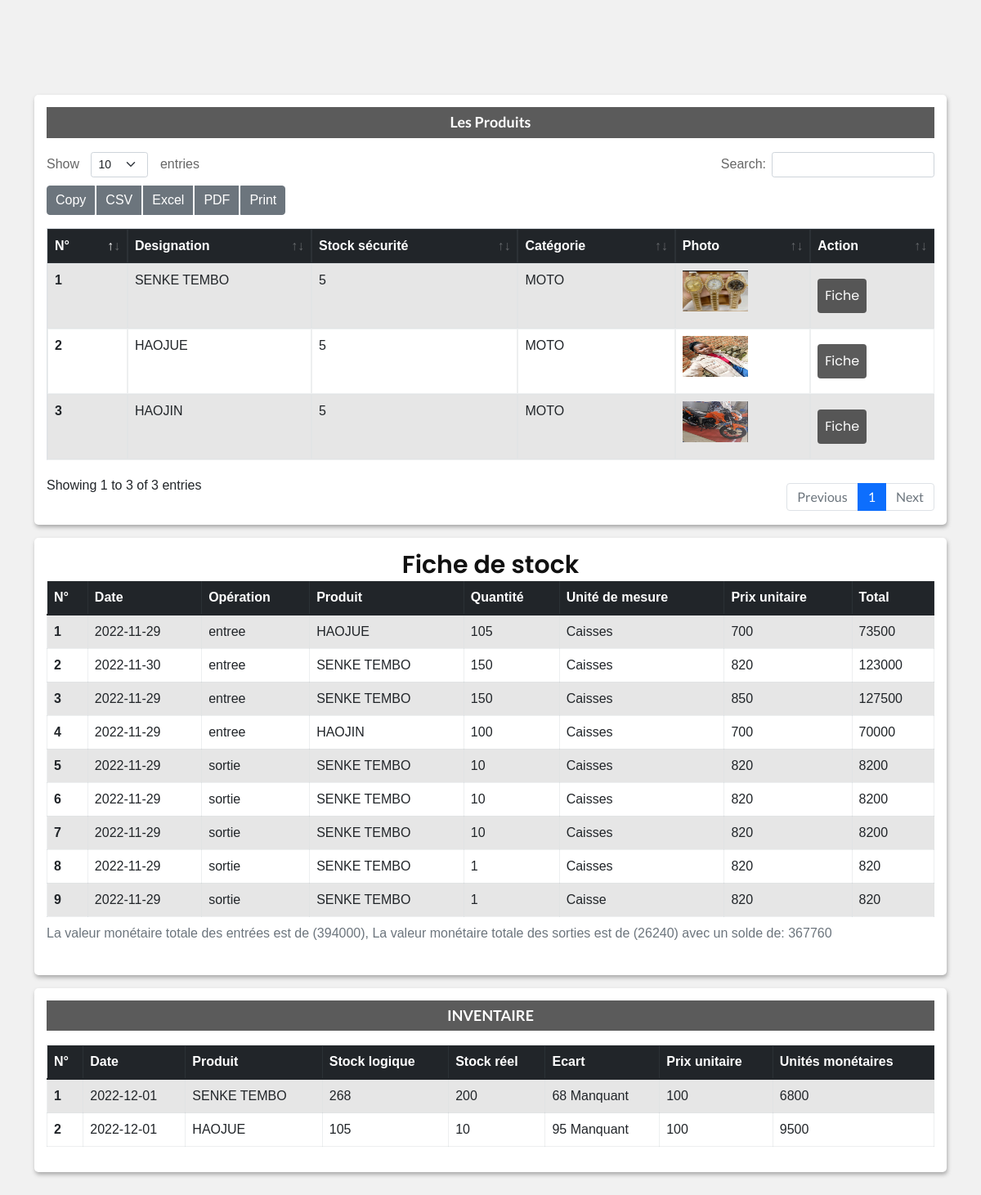
/comptable.php (signed in), run on the app's committed database.
### tables this page shows
CREATE TABLE IF NOT EXISTS `produit` (
  `id` int(11) NOT NULL AUTO_INCREMENT,
  `designation` text NOT NULL,
  `stockSecurite` float NOT NULL,
  `image` text NOT NULL,
  `idcategorie` int(11) NOT NULL,
  PRIMARY KEY (`id`)
);

CREATE TABLE IF NOT EXISTS `categorie` (
  `id` int(11) NOT NULL AUTO_INCREMENT,
  `categorie` text NOT NULL,
  PRIMARY KEY (`id`)
);

CREATE TABLE IF NOT EXISTS `inventaire` (
  `id` int(11) NOT NULL AUTO_INCREMENT,
  `produit` int(11) NOT NULL,
  `dates` date NOT NULL,
  `stockLogique` float NOT NULL,
  `stockReel` float NOT NULL,
  `ecart` float NOT NULL,
  `prix` int(11) NOT NULL,
  PRIMARY KEY (`id`)
);

### comptable.php (the view, shortened to what this page needs)
<?php
    include 'connexion.php';
 ?>
<!doctype html>
<html class="no-js" lang="en">
<head>
     <?php
        include "lient.php";
      ?>
    <?php
    include 'style.php';
    ?>
</head>
<body style="background: #F1F1F1;">
<?php
include "navBar.php";
 ?>
   <div class="container">
 <div class="row">
             <div class="col-lg-12 mt-3 mb-3">
                <div class="data_table">
                   <div class="text-center">
                    <h4 class="header-title text-white text-center bg-noir p-2">Les produits</h4>
                </div>
                 <div class="table-responsive">
                    <table id="example" class="table table-striped table-bordered">
                        <thead class="table-dark">
                            <tr class="text-white">
                                    <th scope="col">N°</th>
                                    <th scope="col">Designation</th>
                                    <th scope="col">Stock sécurité</th>
                                    <th scope="col">Catégorie</th>
                                     <th scope="col">Photo</th>
                                     <th scope="col">Action</th>
                                </tr>
                        </thead>
                        <tbody>
                         <?php
                               $affichercat= $bdd->query("SELECT produit.id, produit.designation, produit.stockSecurite, produit.image,categorie.categorie  FROM produit , categorie WHERE produit.idcategorie=categorie.id ");
                                $num=0;
                                while($tab=$affichercat->fetch())
                                {
                                    $num+=1;
                                    ?>
                                        <tr>
                                            <th scope="row"><?=$num;?></th>
                                            <td><?=$tab[1];?></td>
                                            <td><?=$tab[2];?></td>
                                            <td><?=$tab[4];?></td>
                                            <td><a href="detailProduit.php?id=<?=$tab[0];?>"><img style="width: 80px; height: 50px;" src="photos/<?=$tab[3];?>"></a></td>
                                            <td>
                                                <a class="btn p-2 bg-noir text-white" href="fiche.php?id=<?=$tab[0]; ?>&&produit=<?=$tab[1]; ?>">Fiche</a>
                                            </td>
                                        </tr>
                                         <?php
                                }
                         ?>
                        </tbody>
                    </table>
                </div>
                </div>
            </div>
        </div>
<div class="row">
            <div class="col-12">
                <div class="data_table">
                <div class="table-responsive">
                    <table id="example" class="table table-striped table-bordered">
                      <caption>
                      </caption>
                    <h4 class=" text-center "> Fiche de stock</h4>
                        <thead class="table-dark">
                            <tr>
                            <th scope="col">N°</th>
                                    <th scope="col">Date</th>
                                    <th scope="col">Opération</th>
                                    <th scope="col">Produit</th>
                                    <th scope="col">Quantité</th>
                                    <th scope="col">Unité de mesure</th>
                                    <th scope="col">Prix unitaire</th>
                                    <th scope="col">Total</th>
                            </tr>
                        </thead>
                        <tbody>
                        <?php
                               $affichercat5= $bdd->query("SELECT entrees.*, (entrees.quantite*entrees.prix), produit.designation,'entree' FROM `entrees`, produit WHERE produit.id=entrees.idProduit
                              UNION SELECT sorties.*, (sorties.quantite*sorties.prix), produit.designation, 'sortie' FROM sorties, produit  WHERE produit.id=sorties.idProduit ");
                                $num=0;
                                while($tab=$affichercat5->fetch())
                                {
                                    $num+=1;
                                    ?>
                                        <tr>
                                            <th scope="row"><?=$num;?></th>
                                             <td><?=$tab[1];?></td>
                                            <td><?=$tab[8];?></td>
                                            <td><?=$tab[7];?></td>
                                            <td><?=$tab[3];?></td>
                                            <td><?=$tab[5];?></td>
                                            <td><?=$tab[4];?></td>
                                            <td><?=$tab[6];?></td>
                                        </tr>
                                         <?php
                                }
                         ?>
                        </tbody>
                    </table>
                </div>
                </div>
            </div>
        </div>
        <div class="row">
             <div class="col-lg-12 mt-3">
                <div class="data_table">
                   <div class="text-center">
                    <h4 class="header-title text-white text-center bg-noir p-2">INVENTAIRE</h4>
                </div>
                 <div class="table-responsive">
                    <table id="example" class="table table-striped table-bordered">
                        <thead class="table-dark">
                            <tr>
                            <th scope="col">N°</th>
                            <th scope="col">Date</th>
                            <th scope="col">Produit</th>
                                    <th scope="col">Stock logique </th>
                                    <th scope="col">Stock réel</th>
                                    <th scope="col">Ecart</th>
                                    <th scope="col">Prix unitaire</th>
                                    <th scope="col">Unités monétaires</th>
                            </tr>
                        </thead>
                        <tbody>
                         <?php
                               $afficherI= $bdd->query("SELECT `inventaire`.`id`, `inventaire`.`produit`, `inventaire`.`dates`, `inventaire`.`stockLogique`, `inventaire`.`stockReel`, `inventaire`.`ecart`, `inventaire`.`prix`,produit.designation,(`ecart`*prix) FROM `inventaire`,produit WHERE produit.id=inventaire.produit ");
                                $num=0;
                                while($tab=$afficherI->fetch())
                                {
                                    $num+=1;
                                    ?>
                                        <tr>
                                            <th scope="row"><?=$num;?></th>
                                             <td><?=$tab[2];?></td>
                                            <td><?=$tab[7];?></td>
                                             <td><?=$tab[3];?></td>
                                             <td><?=$tab[4];?></td>
                                            <td><?php
                                             if ($tab[5]>0) {
                                                echo $tab[5]." Manquant";
                                            }
                                            ?>
                                            </td>
                                            <td><?=$tab[6];?></td>
                                            <td><?=$tab[8];?></td>
                                        </tr>
                                         <?php
                                }
                         ?>
                        </tbody>
                    </table>
                </div>
                </div>
            </div>
        </div>
</div>
</body>
</html>

### lient.php (shortened to what this page needs)
<link rel="stylesheet" href="assets/css/bootstrap.min.css">
<link rel="stylesheet" href="assets/css/font-awesome.min.css">
<link rel="stylesheet" href="assets/css/themify-icons.css">
<link rel="stylesheet" href="assets/css/metisMenu.css">
<link rel="stylesheet" href="assets/css/owl.carousel.min.css">
<link rel="stylesheet" href="assets/css/slicknav.min.css">
<link rel="stylesheet" href="https://www.amcharts.com/lib/3/plugins/export/export.css" type="text/css" media="all" />
<link rel="stylesheet" href="assets/css/typography.css">
<link rel="stylesheet" href="assets/css/default-css.css">
<link rel="stylesheet" href="assets/css/styles.css">
<link rel="stylesheet" href="assets/css/responsive.css">
<link href="assets/dist/css/bootstrap.min.css" rel="stylesheet">
<link rel="stylesheet" type="text/css" href="style.css">

### style.php (shortened to what this page needs)
<link rel="stylesheet" href="assetsb/css/bootstrap.min.css">
<link rel="stylesheet" href="assetsb/css/datatables.min.css">
<link rel="stylesheet" href="assetsb/css/style.css">

### navBar.php (shortened to what this page needs)
<link rel="stylesheet" type="text/css" href="style.css">

### assets/css/typography.css (style rules this page uses)
body { font-size: 14px; font-family: 'Lato', sans-serif; }
h1, h2, h3, h4, h5, h6 { margin: 0; font-family: 'Poppins', sans-serif; }
a, a:visited { text-decoration: none; transition: all 0.3s ease-in-out; -webkit-transition: all 0.3s ease-in-out; -moz-transition: all 0.3s ease-in-out; -o-transition: all 0.3s ease-in-out; outline: 0; font-family: 'Poppins', sans-serif; }

### assets/css/default-css.css (style rules this page uses)
* { margin: 0; padding: 0; box-sizing: border-box; }
*, *:before, *:after { -moz-box-sizing: border-box; -webkit-box-sizing: border-box; box-sizing: border-box; }
html { -webkit-font-smoothing: antialiased; }
body { background: #fff; font-weight: normal; -webkit-font-smoothing: antialiased; -webkit-text-size-adjust: 100%; }
img { max-width: 100%; height: auto; }
:root { --primary-color: #4336FB; }

### assets/css/styles.css (style rules this page uses)
.header-title { font-family: 'Lato', sans-serif; font-size: 18px; font-weight: 600; letter-spacing: 0; color: #333; text-transform: capitalize; margin-bottom: 17px; }
.btn { padding: 11px 17px; font-size: 13px; letter-spacing: 0; }
table tr th { border-bottom: none; }
table tr th, table tr td { border-top: 1px solid rgba(120, 130, 140, 0.13) !important; }
.table-bordered td, .table-bordered th { border: 1px solid rgba(120, 130, 140, 0.13) !important; }
table.dataTable.no-footer { border-bottom: 1px solid rgba(120, 130, 140, 0.13) !important; }
table.dataTable thead th, table.dataTable thead td { border-bottom-color: transparent; }

### style.css (style rules this page uses)
.bg-noir { background-color: #333; opacity: 0.8; }

### assetsb/css/style.css (style rules this page uses)
* { margin: 0; padding: 0; outline: 0; }
html { scroll-behavior: smooth; }
body { background: #eee; font-family: 'Raleway', sans-serif; font-family: 'Roboto', sans-serif; font-family: 'Poppins', sans-serif; font-family: 'Rubik', sans-serif; padding: 100px 0; }
h1, h2, h3, h4, h5, h6, p, a, ol, ul, li, img, span, input, form, label, .btn, .navbar, .navbar-brand { margin: 0; padding: 0; }
a, a:hover { text-decoration: none; color: #333; -webkit-transition: 0.2s; transition: 0.2s; }
h4 { font-size: 30px; color: #111; font-weight: 600; }
.data_table { background: #fff; padding: 15px; box-shadow: 1px 3px 5px #aaa; border-radius: 5px; }
.data_table .btn { padding: 5px 10px; margin: 10px 3px 10px 0; }

### comptable.php (style rules this page uses)
.bg-noir { background-color: #333; }

### data on the page
produit: designation "SENKE TEMBO", stockSecurite "5", idcategorie.categorie "MOTO", image (picture)
produit: designation "HAOJUE", stockSecurite "5", idcategorie.categorie "MOTO", image (picture)
produit: designation "HAOJIN", stockSecurite "5", idcategorie.categorie "MOTO", image (picture)
inventaire: dates "2022-12-01", produit.designation "SENKE TEMBO", stockLogique "268", stockReel "200", ecart "68", prix "100", tab "6800"
inventaire: dates "2022-12-01", produit.designation "HAOJUE", stockLogique "105", stockReel "10", ecart "95", prix "100", tab "9500"

### other printed values
$tab[1] "2022-11-29"
$tab[8] "entree"
$tab[7] "HAOJUE"
$tab[3] "105"
$tab[5] "Caisses"
$tab[4] "700"
$tab[6] "73500"
$tab[1] "2022-11-30"
$tab[7] "SENKE TEMBO"
$tab[3] "150"
$tab[4] "820"
$tab[6] "123000"
$tab[4] "850"
$tab[6] "127500"
$tab[7] "HAOJIN"
